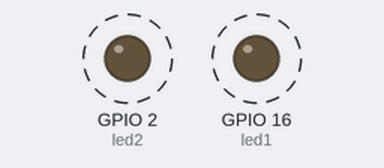
Simulated run of this program. Board: ESP8266 board running MicroPython. On the bench: output pins drawn as LEDs (lit = HIGH, except the on-board LED, lit = LOW). Dashed ring = blinking.

Above: at 0.2 s.
Timing chart, 0 to 3.0 s (numbered marks = the images above):
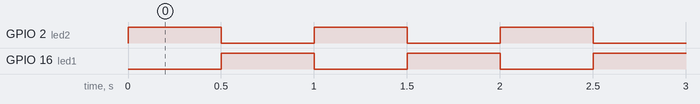

Measured:
- by itself, GPIO 2 (led2), GPIO 16 (led1): alternates HIGH for 0.50 s and LOW for 0.50 s

The program:

LED_Blink.py
```python
#GPIO2 = LED1
#GPIO16 = LED2

import machine
import utime

led1 = machine.Pin(16,machine.Pin.OUT)
led2 = machine.Pin(2,machine.Pin.OUT)

while True:
    led1.value(0)
    led2.value(1)
    utime.sleep_ms(500)
    led1.value(1)
    led2.value(0)
    utime.sleep_ms(500)
```
